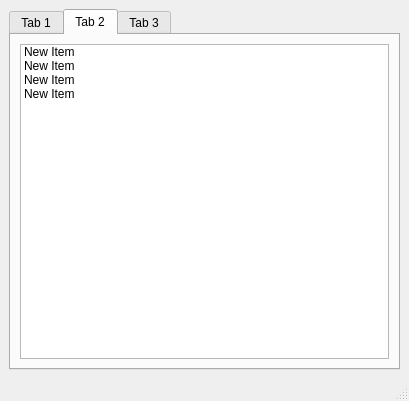
<?xml version="1.0" encoding="UTF-8"?>
<ui version="4.0">
 <class>pyCombinedWin</class>
 <widget class="QMainWindow" name="pyCombinedWin">
  <property name="geometry">
   <rect>
    <x>0</x>
    <y>0</y>
    <width>409</width>
    <height>401</height>
   </rect>
  </property>
  <property name="windowTitle">
   <string>MainWindow</string>
  </property>
  <widget class="QWidget" name="centralwidget">
   <layout class="QGridLayout" name="gridLayout">
    <item row="0" column="0">
     <widget class="QTabWidget" name="tabWidget">
      <property name="currentIndex">
       <number>1</number>
      </property>
      <widget class="QWidget" name="tab">
       <attribute name="title">
        <string>Tab 1</string>
       </attribute>
      </widget>
      <widget class="QWidget" name="tab_2">
       <attribute name="title">
        <string>Tab 2</string>
       </attribute>
       <layout class="QGridLayout" name="gridLayout_2">
        <item row="0" column="0">
         <widget class="QListWidget" name="listWidget">
          <item>
           <property name="text">
            <string>New Item</string>
           </property>
          </item>
          <item>
           <property name="text">
            <string>New Item</string>
           </property>
          </item>
          <item>
           <property name="text">
            <string>New Item</string>
           </property>
          </item>
          <item>
           <property name="text">
            <string>New Item</string>
           </property>
          </item>
         </widget>
        </item>
       </layout>
      </widget>
      <widget class="QWidget" name="tab_3">
       <attribute name="title">
        <string>Tab 3</string>
       </attribute>
      </widget>
     </widget>
    </item>
   </layout>
  </widget>
  <widget class="QMenuBar" name="menubar">
   <property name="geometry">
    <rect>
     <x>0</x>
     <y>0</y>
     <width>409</width>
     <height>26</height>
    </rect>
   </property>
  </widget>
  <widget class="QStatusBar" name="statusbar"/>
 </widget>
 <resources/>
 <connections/>
</ui>
